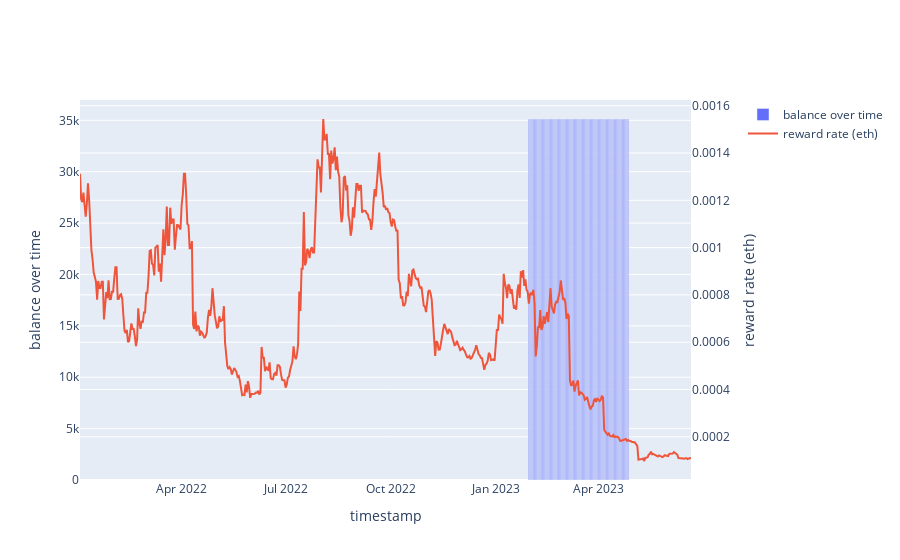
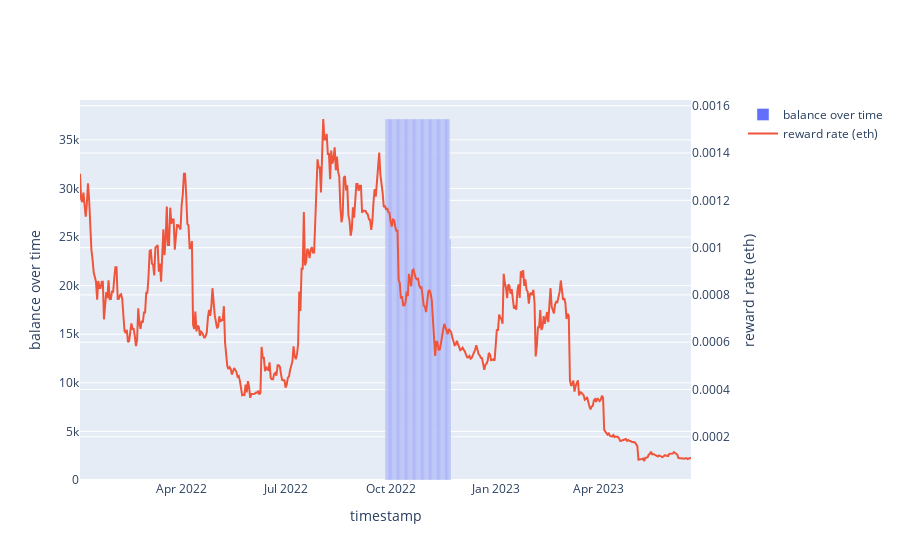
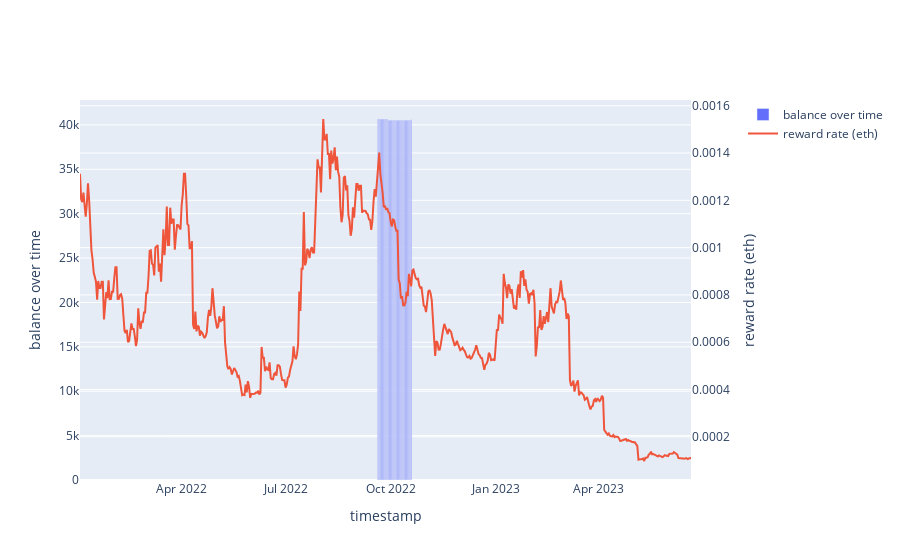

Notebook code cell kept with these figures, in order:
### Code cell
# the actual graph of whale balance over time vs. reward rate 
import plotly.graph_objects as go 
from plotly.subplots import make_subplots

# first filter balances after 2021
transactions_after_2022 = transfer_df[transfer_df['timestamp'] > '2022-01-01'].copy()
# then select the top 21 whales
top_21_whales  = transactions_after_2022.groupby('user')[['cumsol_col']].max().sort_values('cumsol_col').tail(21)

for whale in top_21_whales.index:
    print(whale)
    largest_whale = transfer_df[transfer_df['user'] == whale].copy()
    largest_whale['date'] = pd.to_datetime(largest_whale['timestamp'].dt.date)
    # to avoid duplicate days, we want the balance over time of 
    largest_whale = largest_whale.groupby('date')[['cumsol_col']].last() 
    # resample here reindexes by day and then forward fills the values
    largest_whale = largest_whale[['cumsol_col']].resample('D').ffill()

    fig = make_subplots(specs=[[{"secondary_y": True}]])
    fig.add_trace(
    go.Bar(x=largest_whale.index, y=largest_whale['cumsol_col'], name='balance over time'),
    secondary_y=False,
    )
    fig.add_trace(
    go.Scatter(x=stETH_ETH_incentive_rewards_df.index, y=stETH_ETH_incentive_rewards_df['reward_rate_eth'], name='reward rate (eth)'),
    secondary_y=True, 
    )
    fig.update_xaxes(title_text='timestamp')
    fig.update_yaxes(title_text='balance over time', secondary_y=False)
    fig.update_yaxes(title_text='reward rate (eth)', secondary_y=True)
    fig.show()
